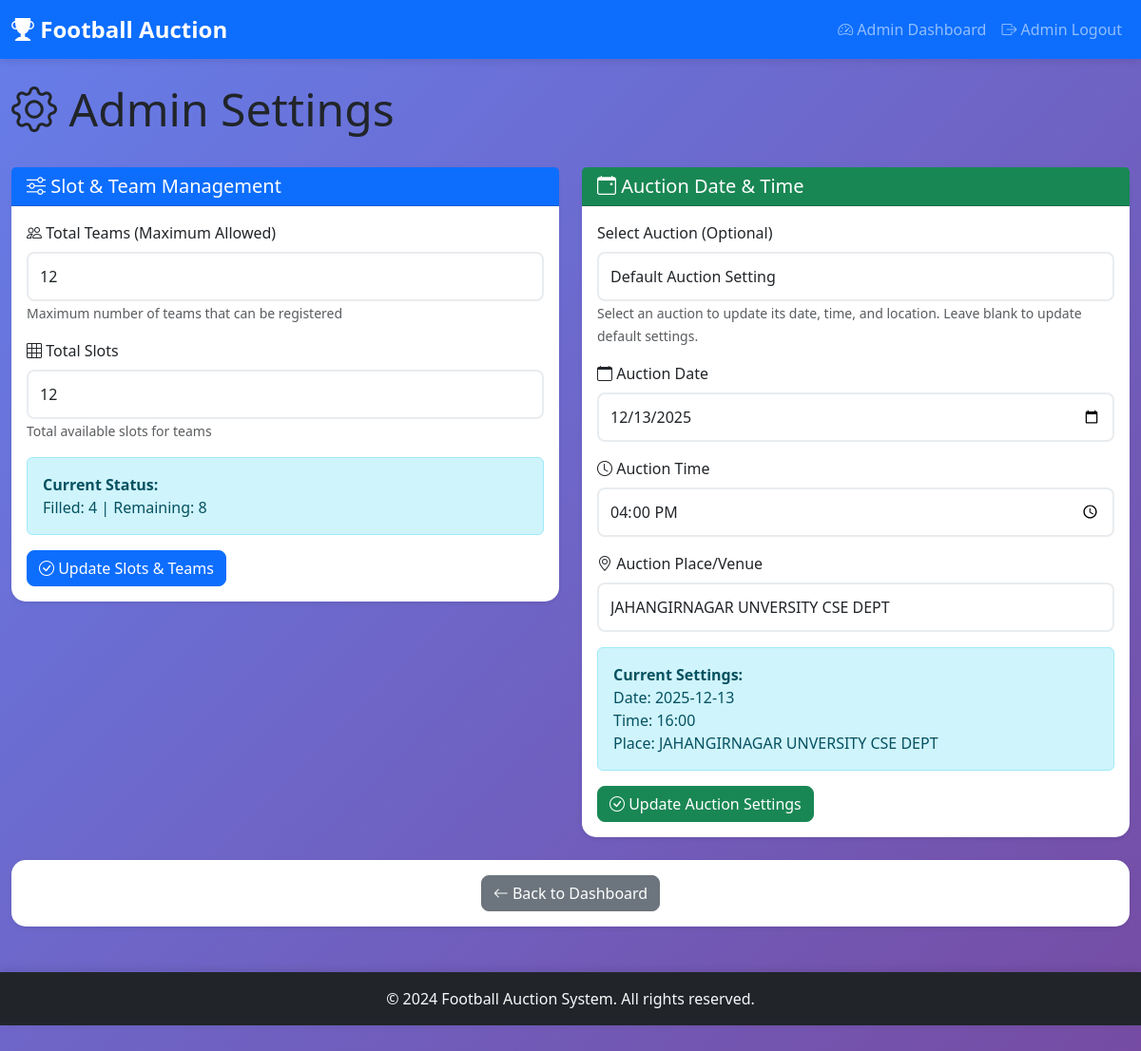
Before: /admin/settings (signed in) with the older database file.
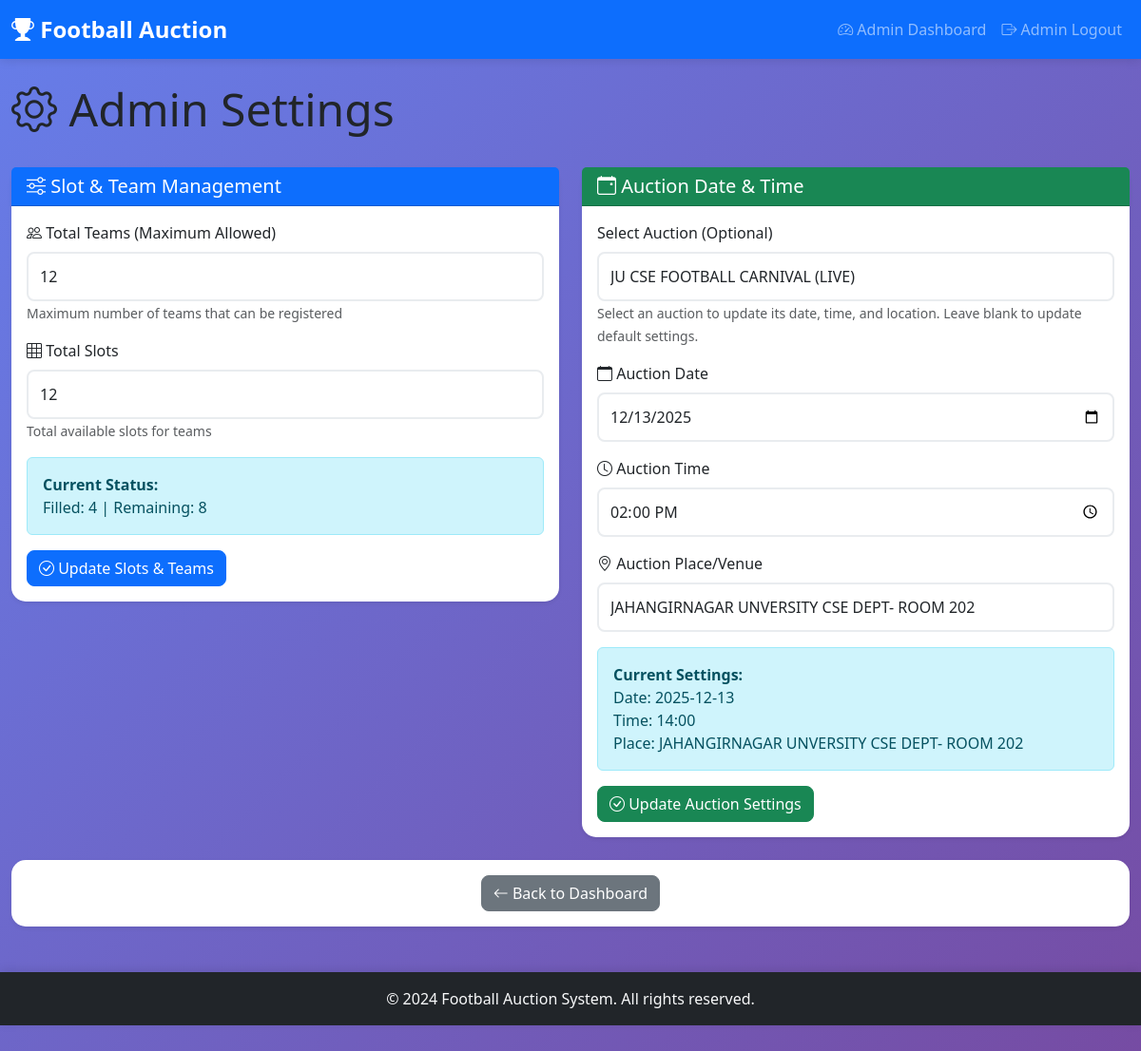
After: the same page with the newer database file.
### app.py (models this page shows)
class SlotManagement(db.Model):
    id = db.Column(db.Integer, primary_key=True)
    total_slots = db.Column(db.Integer, default=12, nullable=False)
    total_teams = db.Column(db.Integer, default=12, nullable=False)  # Maximum teams allowed
    filled_slots = db.Column(db.Integer, default=0, nullable=False)
    remaining_slots = db.Column(db.Integer, default=12, nullable=False)
    updated_at = db.Column(db.DateTime, default=datetime.utcnow, onupdate=datetime.utcnow)

class AuctionSetting(db.Model):
    id = db.Column(db.Integer, primary_key=True)
    auction_start_time = db.Column(db.DateTime, nullable=False)
    auction_date = db.Column(db.String(100), nullable=True)  # e.g., "Saturday, December 14, 2025"
    auction_place = db.Column(db.String(200), nullable=True)  # Auction venue/location
    is_active = db.Column(db.Boolean, default=True)

class Auction(db.Model):
    id = db.Column(db.Integer, primary_key=True)
    name = db.Column(db.String(200), nullable=False)
    min_bid = db.Column(db.Float, default=0.0, nullable=False)
    max_bid = db.Column(db.Float, nullable=True)
    sponsor = db.Column(db.String(200), nullable=True)
    status = db.Column(db.String(20), default='draft', nullable=False)  # draft, live, closed
    auction_setting_id = db.Column(db.Integer, db.ForeignKey('auction_setting.id'), nullable=True)
    created_at = db.Column(db.DateTime, default=datetime.utcnow)
    updated_at = db.Column(db.DateTime, default=datetime.utcnow, onupdate=datetime.utcnow)
    is_live = db.Column(db.Boolean, default=False, nullable=False)
    current_player_id = db.Column(db.Integer, db.ForeignKey('player.id'), nullable=True)
    highest_bid = db.Column(db.Float, default=0.0, nullable=False)
    highest_bid_team_id = db.Column(db.Integer, db.ForeignKey('team.id'), nullable=True)
    auction_setting = db.relationship('AuctionSetting', backref=db.backref('auctions', lazy=True))
    players = db.relationship('Player', secondary=auction_players, lazy='subquery',
                           backref=db.backref('auctions', lazy=True))
    current_player = db.relationship('Player', foreign_keys=[current_player_id], lazy=True)
    highest_bid_team = db.relationship('Team', foreign_keys=[highest_bid_team_id], lazy=True)

### app.py (the view, shortened to what this page needs)
@app.route('/admin/settings', methods=['GET', 'POST'])
@admin_required
def admin_settings():
    slot_info = SlotManagement.query.first()
    auction_setting = AuctionSetting.query.first()
    auctions = Auction.query.all()
    if not slot_info:
        slot_info = SlotManagement(total_slots=12, total_teams=12, filled_slots=0, remaining_slots=12)
        db.session.add(slot_info)
        db.session.commit()
    auction_datetime = auction_setting.auction_start_time
    auction_date_str = auction_datetime.strftime('%Y-%m-%d')
    auction_time_str = auction_datetime.strftime('%H:%M')
    return render_template('admin_settings.html',
                         slot_info=slot_info,
                         auction_setting=auction_setting,
                         auctions=auctions,
                         auction_date_str=auction_date_str,
                         auction_time_str=auction_time_str)

### app.py (called while the page is built)
def admin_required(f):
    @wraps(f)
    def decorated_function(*args, **kwargs):
        if 'admin_logged_in' not in session:
            flash('Please login as admin first', 'error')
            return redirect(url_for('admin_login'))
        return f(*args, **kwargs)
    return decorated_function

### templates/admin_settings.html (shortened to what this page needs)
{% extends "base.html" %}
{% block content %}
<div class="row mb-4">
    <div class="col-12">
        <h2 class="display-5">
            <i class="bi bi-gear"></i> Admin Settings
        </h2>
    </div>
</div>
<div class="row">
    <div class="col-md-6">
        <div class="card shadow-sm mb-4">
            <div class="card-header bg-primary text-white">
                <h5 class="mb-0"><i class="bi bi-sliders"></i> Slot & Team Management</h5>
            </div>
            <div class="card-body">
                <form method="POST" action="{{ url_for('admin_settings') }}">
                    <div class="mb-3">
                        <label for="total_teams" class="form-label">
                            <i class="bi bi-people"></i> Total Teams (Maximum Allowed)
                        </label>
                        <input type="number" class="form-control" id="total_teams" name="total_teams"
                               min="1" value="{{ slot_info.total_teams }}" required>
                        <small class="form-text text-muted">Maximum number of teams that can be registered</small>
                    </div>
                    <div class="mb-3">
                        <label for="total_slots" class="form-label">
                            <i class="bi bi-grid-3x3"></i> Total Slots
                        </label>
                        <input type="number" class="form-control" id="total_slots" name="total_slots"
                               min="1" value="{{ slot_info.total_slots }}" required>
                        <small class="form-text text-muted">Total available slots for teams</small>
                    </div>
                    <div class="alert alert-info">
                        <strong>Current Status:</strong><br>
                        Filled: {{ slot_info.filled_slots }} | Remaining: {{ slot_info.remaining_slots }}
                    </div>
                    <button type="submit" class="btn btn-primary">
                        <i class="bi bi-check-circle"></i> Update Slots & Teams
                    </button>
                </form>
            </div>
        </div>
    </div>
    <div class="col-md-6">
        <div class="card shadow-sm mb-4">
            <div class="card-header bg-success text-white">
                <h5 class="mb-0"><i class="bi bi-calendar-event"></i> Auction Date & Time</h5>
            </div>
            <div class="card-body">
                <form method="POST" action="{{ url_for('admin_settings') }}">
                    <div class="mb-3">
                        <label for="selected_auction_id" class="form-label">
                             Select Auction (Optional)
                        </label>
                        <select class="form-control" id="selected_auction_id" name="selected_auction_id" onchange="updateAuctionSettings()">
                            <option value="">Default Auction Setting</option>
                            {% for auction in auctions %}
                            <option value="{{ auction.id }}"
                                {% if auction.auction_setting_id == auction_setting.id %}selected{% endif %}
                                data-date="{{ auction.auction_setting.auction_start_time.strftime('%Y-%m-%d') if auction.auction_setting and auction.auction_setting.auction_start_time else '' }}"
                                data-time="{{ auction.auction_setting.auction_start_time.strftime('%H:%M') if auction.auction_setting and auction.auction_setting.auction_start_time else '' }}"
                                data-place="{{ auction.auction_setting.auction_place if auction.auction_setting and auction.auction_setting.auction_place else '' }}">
                                {{ auction.name }} ({{ auction.status|upper }})
                            </option>
                            {% endfor %}
                        </select>
                        <small class="form-text text-muted">Select an auction to update its date, time, and location. Leave blank to update default settings.</small>
                    </div>
                    <div class="mb-3">
                        <label for="auction_date" class="form-label">
                            <i class="bi bi-calendar"></i> Auction Date
                        </label>
                        <input type="date" class="form-control" id="auction_date" name="auction_date"
                               value="{{ auction_date_str }}" required>
                    </div>
                    <div class="mb-3">
                        <label for="auction_time" class="form-label">
                            <i class="bi bi-clock"></i> Auction Time
                        </label>
                        <input type="time" class="form-control" id="auction_time" name="auction_time"
                               value="{{ auction_time_str }}" required>
                    </div>
                    <div class="mb-3">
                        <label for="auction_place" class="form-label">
                            <i class="bi bi-geo-alt"></i> Auction Place/Venue
                        </label>
                        <input type="text" class="form-control" id="auction_place" name="auction_place"
                               value="{{ auction_setting.auction_place if auction_setting and auction_setting.auction_place else '' }}"
                               placeholder="Enter auction venue/location">
                    </div>
                    <div class="alert alert-info">
                        <strong>Current Settings:</strong><br>
                        Date: {{ auction_setting.auction_date if auction_setting and auction_setting.auction_date else 'Not set' }}<br>
                        Time: {{ auction_setting.auction_start_time.strftime('%H:%M') if auction_setting else 'Not set' }}<br>
                        Place: {{ auction_setting.auction_place if auction_setting and auction_setting.auction_place else 'Not set' }}
                    </div>
                    <button type="submit" class="btn btn-success">
                        <i class="bi bi-check-circle"></i> Update Auction Settings
                    </button>
                </form>
            </div>
        </div>
    </div>
</div>
<div class="row">
    <div class="col-12">
        <div class="card shadow-sm">
            <div class="card-body text-center">
                <a href="{{ url_for('admin_dashboard') }}" class="btn btn-secondary">
                    <i class="bi bi-arrow-left"></i> Back to Dashboard
                </a>
            </div>
        </div>
    </div>
</div>
{% endblock %}

### templates/base.html (shortened to what this page needs)
<!DOCTYPE html>
<html lang="en">
<head>
    <link href="https://cdn.jsdelivr.net/npm/bootstrap@5.3.0/dist/css/bootstrap.min.css" rel="stylesheet">
    <link rel="stylesheet" href="https://cdn.jsdelivr.net/npm/bootstrap-icons@1.11.0/font/bootstrap-icons.css">
    <link rel="stylesheet" href="{{ url_for('static', filename='css/style.css') }}">
</head>
<body>
    <nav class="navbar navbar-expand-lg navbar-dark bg-primary">
        <div class="container">
            <a class="navbar-brand" href="{{ url_for('home') }}">
                <i class="bi bi-trophy-fill"></i> Football Auction
            </a>
            <div class="collapse navbar-collapse" id="navbarNav">
                <ul class="navbar-nav ms-auto">
                    {% if session.get('admin_logged_in') %}
                    <li class="nav-item">
                        <a class="nav-link" href="{{ url_for('admin_dashboard') }}">
                            <i class="bi bi-speedometer2"></i> Admin Dashboard
                        </a>
                    </li>
                    <li class="nav-item">
                        <a class="nav-link" href="{{ url_for('admin_logout') }}">
                            <i class="bi bi-box-arrow-right"></i> Admin Logout
                        </a>
                    </li>
                    {% endif %}
                </ul>
            </div>
        </div>
    </nav>
    <div class="container mt-4">
        {% block content %}{% endblock %}
    </div>
    <footer class="bg-dark text-light text-center py-3 mt-5">
        <div class="container">
            <p class="mb-0">&copy; 2024 Football Auction System. All rights reserved.</p>
        </div>
    </footer>
</body>
</html>

### static/css/style.css (style rules this page uses)
:root { --primary-color: #0d6efd; --secondary-color: #6c757d; --success-color: #198754; --danger-color: #dc3545; --warning-color: #ffc107; --info-color: #0dcaf0; --dark-color: #212529; --light-color: #f8f9fa; }
body { font-family: 'Segoe UI', Tahoma, Geneva, Verdana, sans-serif; background: linear-gradient(135deg, #667eea 0%, #764ba2 100%); min-height: 100vh; padding-bottom: 60px; }
.navbar { box-shadow: 0 2px 10px rgba(0,0,0,0.1); }
.navbar-brand { font-weight: bold; font-size: 1.5rem; }
.card { border: none; border-radius: 15px; }
.btn { border-radius: 8px; font-weight: 500; transition: all 0.3s ease; }
.form-control { border-radius: 8px; border: 2px solid #e9ecef; padding: 0.75rem; transition: all 0.3s ease; }
footer { margin-top: auto; box-shadow: 0 -2px 10px rgba(0,0,0,0.1); }
.card { animation: fadeIn 0.5s ease; }
html { scroll-behavior: smooth; }
.container { max-width: 1200px; }

Changed rows visible on the page:
changed AuctionSetting: selected_auction_id (not shown) → "JU CSE FOOTBALL CARNIVAL (LIVE)"; auction_place "JAHANGIRNAGAR UNVERSITY CSE DEPT" → "JAHANGIRNAGAR UNVERSITY CSE DEPT- ROOM 202"; auction_start_time "16:00" → "14:00"
Other visible differences:
form field auction_time: "16:00" → "14:00"
form field selected_auction_id: "Default Auction Setting" → (not shown)
